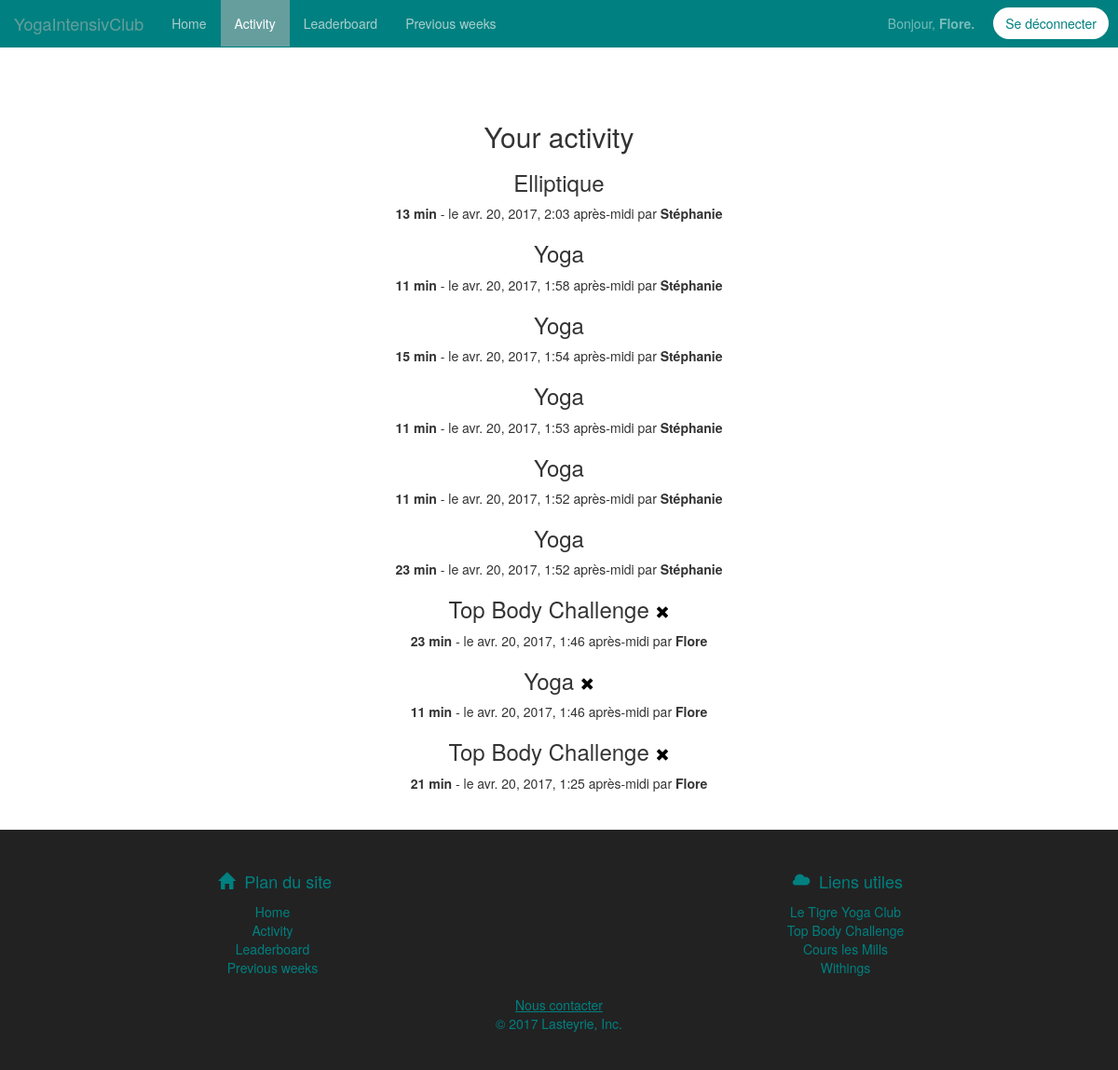
Page /activity/ (signed in) on the earlier database version.
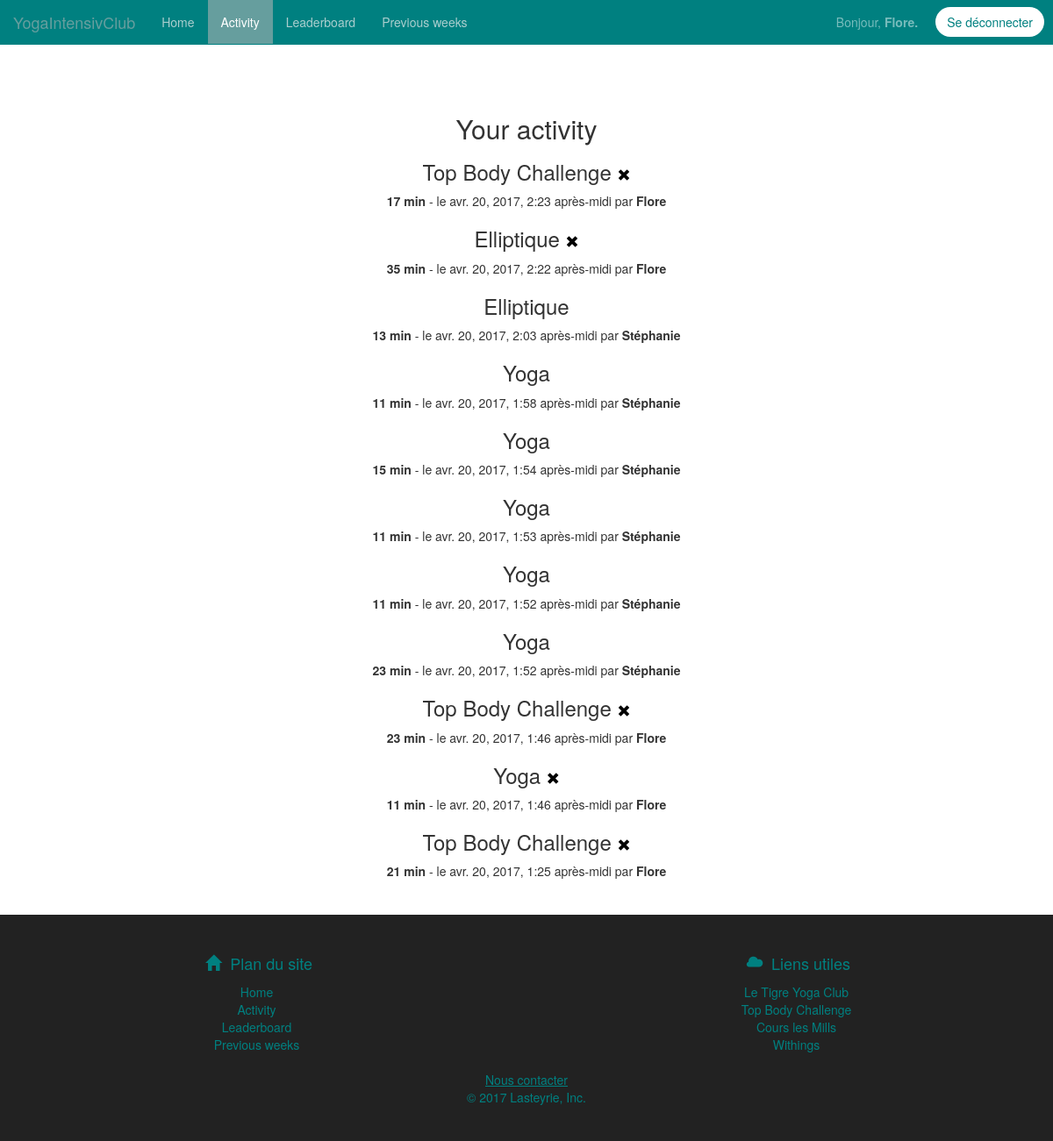
Same page on the later database version.
### yoga/models.py (models this page shows)
class Activity(models.Model):
    SPORTS = [("Yoga", "Yoga"),
              ("Top Body Challenge", "Top Body Challenge"),
              ("Cours les Mills", "Cours les Mills"),
              ("Elliptique", "Elliptique"),
              ("Jogging", "Jogging")]
    sport = models.CharField(max_length=10, choices= SPORTS)
    durée = models.IntegerField()
    date = models.DateTimeField(auto_now_add=True, auto_now=False)
    user = models.ForeignKey(User, null = True)

### yoga/views.py (the view)
# urls.py: url(r'^activity/$', views.activity),
def activity(request):
    if not request.user.is_authenticated:
        return redirect("/login")
    activité = Activity.objects.all().order_by("-date")
    return render(request, "activity.html", {'activitées': activité})

### yoga/templates/activity.html (shortened to what this page needs)
{% extends "base.html" %}
{% load static %}
{% block navbar %}
    <li><a href="/">Home</a></li>
    <li class="active"><a href="/activity">Activity</a></li>
    <li><a href="/leaderboard">Leaderboard</a></li>
    <li><a href="/previousweeks">Previous weeks</a></li>
{% endblock %}
{% block content %}
	<div class="col-md-10 col-md-offset-1" style="text-align: center;">
		<br /><br />
		<h2> Your activity </h2>
		{% for activité in activitées %}
			<h3>{{ activité.sport }}
                {%  if request.user == activité.user %}
                    <a href="/suppr_activity/{{ activité.id }}" id="suppr">
                        <span class="glyphicon glyphicon-remove" style="color: black; font-size: 15px;"></span>
                    </a>
                {%  endif %}
            </h3>
            <p><strong>{{  activité.durée }} min</strong> - le {{ activité.date }} par  <strong>{{ activité.user.first_name }}</strong></p>
		{% empty %}
		<p> No activity .. </p>
		{% endfor %}
	</div>
{% endblock %}

Differences in the rows shown:
added Activity: sport "Top Body Challenge", durée "17", date "avr. 20, 2017, 2:23 après-midi", user.first_name "Flore"
added Activity: sport "Elliptique", durée "35", date "avr. 20, 2017, 2:22 après-midi", user.first_name "Flore"
